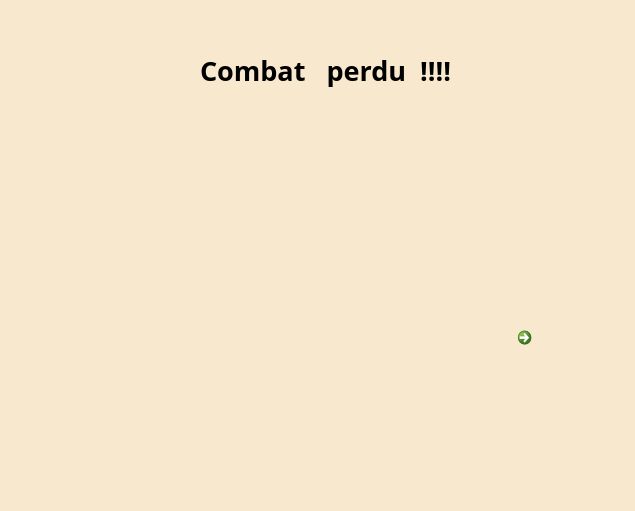
<?xml version="1.0" encoding="UTF-8"?>
<ui version="4.0">
 <class>Dialog</class>
 <widget class="QDialog" name="Dialog">
  <property name="geometry">
   <rect>
    <x>0</x>
    <y>0</y>
    <width>635</width>
    <height>511</height>
   </rect>
  </property>
  <property name="windowTitle">
   <string>Dialog</string>
  </property>
  <widget class="QGroupBox" name="Ensemble_combat_perdu">
   <property name="geometry">
    <rect>
     <x>-10</x>
     <y>0</y>
     <width>651</width>
     <height>521</height>
    </rect>
   </property>
   <property name="title">
    <string/>
   </property>
   <widget class="QCommandLinkButton" name="PASS">
    <property name="geometry">
     <rect>
      <x>520</x>
      <y>320</y>
      <width>121</width>
      <height>111</height>
     </rect>
    </property>
    <property name="font">
     <font>
      <family>Segoe UI Black</family>
      <pointsize>16</pointsize>
      <weight>75</weight>
      <bold>true</bold>
     </font>
    </property>
    <property name="text">
     <string/>
    </property>
    <property name="icon">
     <iconset>
      <normaloff>../Images_interface/Pass.webp</normaloff>../Images_interface/Pass.webp</iconset>
    </property>
    <property name="iconSize">
     <size>
      <width>100</width>
      <height>100</height>
     </size>
    </property>
   </widget>
   <widget class="QLabel" name="Pika_triste">
    <property name="geometry">
     <rect>
      <x>130</x>
      <y>100</y>
      <width>351</width>
      <height>341</height>
     </rect>
    </property>
    <property name="text">
     <string/>
    </property>
    <property name="pixmap">
     <pixmap>../Images_interface/Defaite.jpg</pixmap>
    </property>
    <property name="scaledContents">
     <bool>true</bool>
    </property>
   </widget>
   <widget class="QLabel" name="Arriere">
    <property name="geometry">
     <rect>
      <x>0</x>
      <y>0</y>
      <width>651</width>
      <height>521</height>
     </rect>
    </property>
    <property name="styleSheet">
     <string notr="true">background-color: rgba(248, 232, 206);</string>
    </property>
    <property name="text">
     <string/>
    </property>
   </widget>
   <widget class="QLabel" name="label_2">
    <property name="geometry">
     <rect>
      <x>10</x>
      <y>20</y>
      <width>651</width>
      <height>101</height>
     </rect>
    </property>
    <property name="font">
     <font>
      <family>Rockwell Extra Bold</family>
      <pointsize>20</pointsize>
      <weight>75</weight>
      <bold>true</bold>
     </font>
    </property>
    <property name="text">
     <string>Combat   perdu  !!!!</string>
    </property>
    <property name="alignment">
     <set>Qt::AlignCenter</set>
    </property>
   </widget>
   <zorder>Arriere</zorder>
   <zorder>PASS</zorder>
   <zorder>Pika_triste</zorder>
   <zorder>label_2</zorder>
  </widget>
 </widget>
 <resources/>
 <connections/>
</ui>
